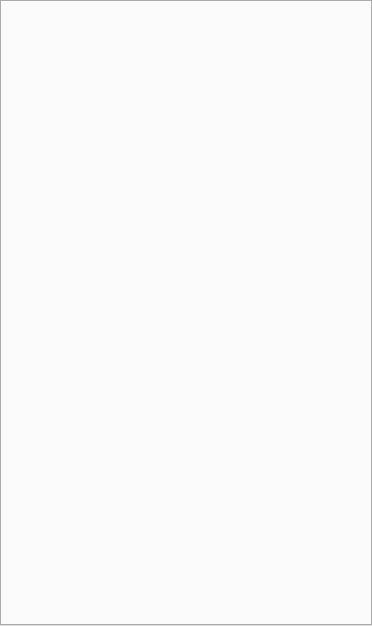
<?xml version="1.0" encoding="UTF-8"?>
<ui version="4.0">
 <class>SubWindow</class>
 <widget class="QWidget" name="SubWindow">
  <property name="geometry">
   <rect>
    <x>0</x>
    <y>0</y>
    <width>372</width>
    <height>626</height>
   </rect>
  </property>
  <property name="minimumSize">
   <size>
    <width>250</width>
    <height>0</height>
   </size>
  </property>
  <property name="acceptDrops">
   <bool>true</bool>
  </property>
  <property name="windowTitle">
   <string>Form</string>
  </property>
  <property name="styleSheet">
   <string notr="true"/>
  </property>
  <layout class="QVBoxLayout" name="verticalLayout">
   <property name="spacing">
    <number>0</number>
   </property>
   <property name="leftMargin">
    <number>0</number>
   </property>
   <property name="topMargin">
    <number>0</number>
   </property>
   <property name="rightMargin">
    <number>0</number>
   </property>
   <property name="bottomMargin">
    <number>0</number>
   </property>
   <item>
    <widget class="QTabWidget" name="FileList">
     <property name="styleSheet">
      <string notr="true"/>
     </property>
     <property name="currentIndex">
      <number>-1</number>
     </property>
     <property name="tabsClosable">
      <bool>true</bool>
     </property>
    </widget>
   </item>
  </layout>
 </widget>
 <resources/>
 <connections/>
</ui>
